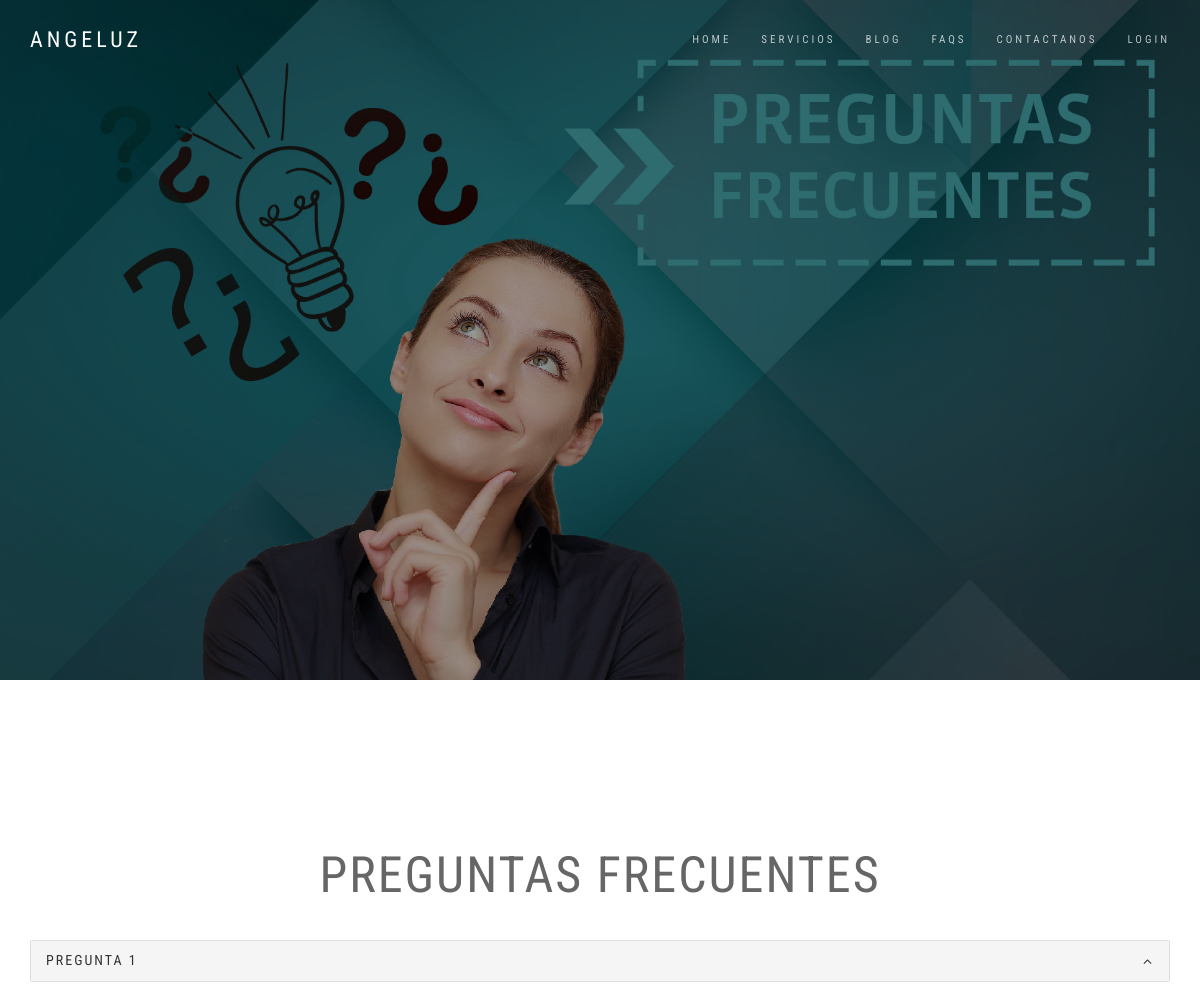
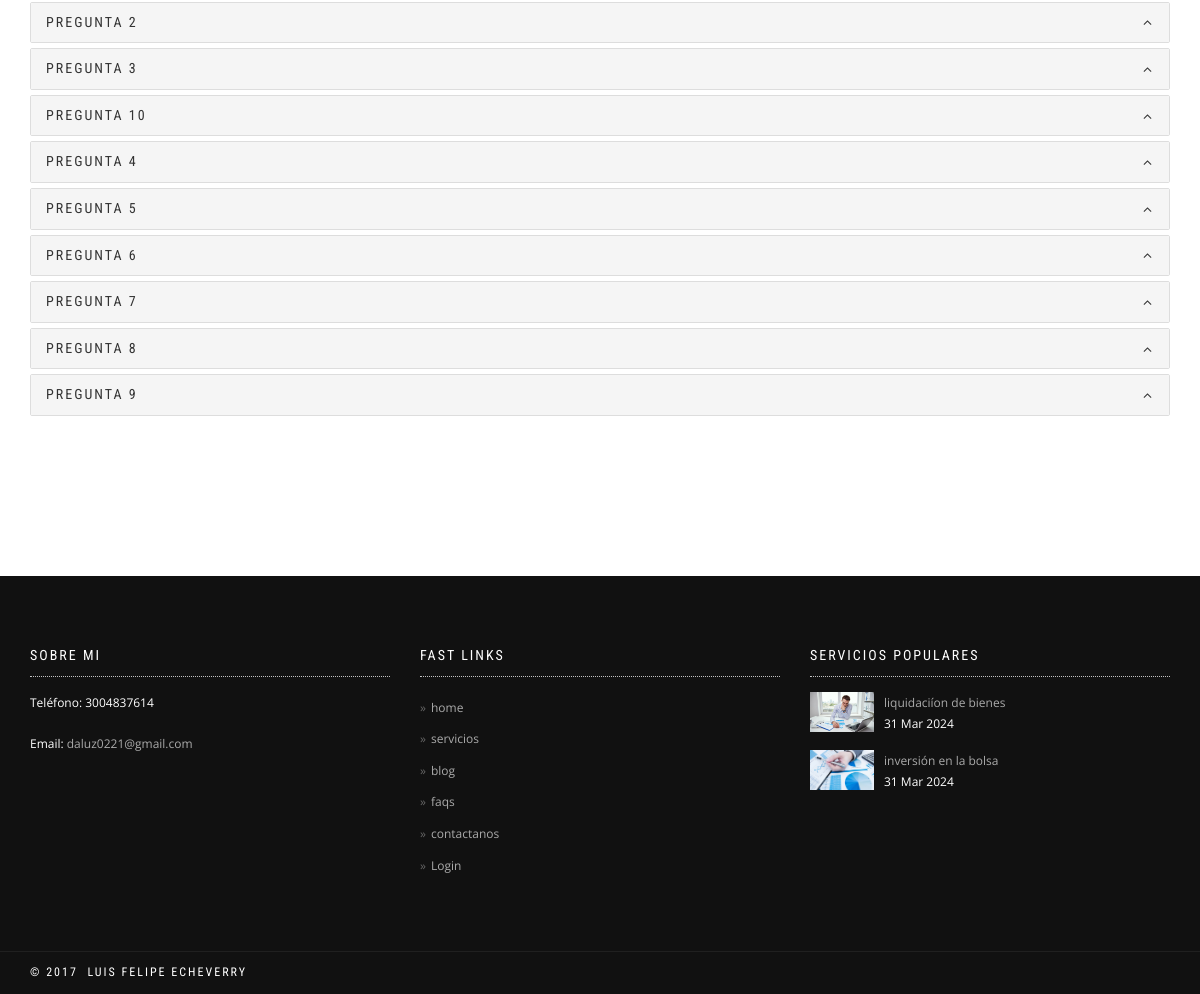
The page /faqs/ on the database its author committed (2 pictures, top to bottom).
### aplications/home/models.py (models this page shows, shortened)
class InfoHome(models.Model):
    webTitle = models.CharField(max_length=200, verbose_name='Título de la web', help_text='texto que se mostrará en la pestaña del navegador')
    logoHome = models.ImageField(verbose_name='Logo de la web', upload_to='home', blank=True, null=True)
    eslogan = models.CharField(max_length=200, verbose_name='Eslogan', blank=True, null=True)
    active = models.BooleanField(verbose_name='Activo', default=False)
    phone = models.CharField(max_length=200, verbose_name='Teléfono', blank=True, null=True)
    whatsapp = models.IntegerField(max_length=200, verbose_name='whatsapp', blank=True, null=True)
    email = models.EmailField(verbose_name='Correo electrónico', blank=True, null=True)
    mainUrl = models.URLField(verbose_name='URL principal', blank=True, null=True)
    created = models.DateTimeField(auto_now_add=True, verbose_name='Fecha de creación')
    updated = models.DateTimeField(auto_now=True, verbose_name='Fecha de edición')
    objects = InfoHomeManager()
    class Meta:
        verbose_name = 'información general'
        verbose_name_plural = 'información general'
        ordering = ['-created']

class HeaderLinks(models.Model):
    name = models.CharField(max_length=200, verbose_name='Nombre')
    url = models.URLField(verbose_name='URL', blank=True, null=True)
    orden = models.SmallIntegerField(verbose_name='Orden', default=0)
    active = models.BooleanField(verbose_name='Activo', default=False)
    created = models.DateTimeField(auto_now_add=True, verbose_name='Fecha de creación')
    updated = models.DateTimeField(auto_now=True, verbose_name='Fecha de edición')
    objects = HeaderLinksManager()
    class Meta:
        verbose_name = 'enlace del menú'
        verbose_name_plural = 'enlaces del menú'
        ordering = ['-orden']

class Pagina(models.Model):
    SECTION_CHOICES = [
        ('1', 'servicios'),
        ('2', 'sobre nosotros'),
        ('3', 'preguntas frecuentes'),
        ('4', 'blog'),
        ('5', 'contacto'),
    ]
    codigo = models.CharField(max_length=1, verbose_name='Código', choices=SECTION_CHOICES)
    encabezado = models.CharField(max_length=200, verbose_name='Encabezado', blank=True, null=True)
    description = models.TextField(verbose_name='Descripción', blank=True, null=True)
    active = models.BooleanField(verbose_name='Activo', default=True)
    created = models.DateTimeField(auto_now_add=True, verbose_name='Fecha de creación')
    updated = models.DateTimeField(auto_now=True, verbose_name='Fecha de edición')
    class Meta:
        verbose_name = 'página'
        verbose_name_plural = 'páginas'
        ordering = ['-created']

### aplications/faq/models.py (models this page shows, shortened)
class Faq(models.Model):
    question = models.CharField(max_length=200, verbose_name='Pregunta')
    answer = models.TextField(verbose_name='Respuesta')
    active = models.BooleanField(verbose_name='Activo', default=True)
    orden = models.PositiveIntegerField(verbose_name='Orden', default=0)
    showHome = models.BooleanField(verbose_name='Mostrar en Home', default=True)
    created = models.DateTimeField(auto_now_add=True, verbose_name='Fecha de creación')
    updated = models.DateTimeField(auto_now=True, verbose_name='Fecha de edición')
    objects = FaqsManager()
    class Meta:
        verbose_name = 'pregunta frecuente'
        verbose_name_plural = 'preguntas frecuentes'
        ordering = ['-created']

### aplications/service/models.py (models this page shows, shortened)
class Service(models.Model):
    title = models.CharField(max_length=200, verbose_name='Título')
    subtitle = models.CharField(max_length=200, verbose_name='Subtítulo', blank=True, null=True)
    summary = models.TextField(verbose_name='Resumen', blank=True, null=True)
    description = RichTextUploadingField('Contenido')
    slug = models.SlugField(verbose_name='Slug', unique=True)
    icon = models.CharField(max_length=200, verbose_name='Icono',blank=True, null=True , help_text='Usar una clase de Fontawesome, consultar los iconos en https://fontawesome.com/search?m=free&o=r, icon que se verá en la home')
    image = models.ImageField(verbose_name='Imagen', upload_to='services', blank=True, null=True)
    active = models.BooleanField(verbose_name='Activo', default=True)
    destacado = models.BooleanField(verbose_name='Destacado', default=False)
    showHome = models.BooleanField(verbose_name='Mostrar en Home', default=True)
    created = models.DateTimeField(auto_now_add=True, verbose_name='Fecha de creación')
    updated = models.DateTimeField(auto_now=True, verbose_name='Fecha de edición')
    objects = ServiceManager()
    class Meta:
        verbose_name = 'servicio'
        verbose_name_plural = 'servicios'
        ordering = ['-created']

### aplications/faq/views.py (the view)
class FaqView(ListView):
    template_name = "faq/faqs.html"
    queryset = Faq.objects.activos()
    def get_context_data(self, **kwargs):
        context = super(FaqView, self).get_context_data(**kwargs)
        context['background'] = Background.objects.background_page("2")
        context['faqs'] =Faq.objects.activos()
        context['section'] = Pagina.objects.get(codigo='3')
        return context

### aplications/context_processor.py (called while the page is built)
def header_and_footer(request):
    links = HeaderLinks.objects.get_menu_links()
    infoHome = InfoHome.objects.activo()
    hotServices = Service.objects.hot_services()
    whatsapp = InfoHome.objects.get_whatsapp()
    main_url = InfoHome.objects.get_main_url()
    return {
        'media_url': '/media/',
        'menu_header': links,
        'infoHome': infoHome,
        'hotServices': hotServices,
        'whatsapp': whatsapp,
        'main_url': main_url,
    }

### aplications/faq/managers.py (called while the page is built)
    def activos(self):
        return self.filter(
            active=True,
        ).order_by('orden')

### aplications/home/managers.py (called while the page is built)
    def background_page(self, page):
        return self.filter(
            active=True,
            pagina=page,
        ).first()

    def get_menu_links(self):
        return self.filter(
            active=True,
        ).order_by('orden')

    def activo(self):
        return self.filter(
            active=True,
        ).first()

    def get_whatsapp(self):
        try:
            return self.filter(
                active=True,
            ).first().whatsapp
        except:
            return 'No hay número de whatsapp registrado'

    def get_main_url(self):
        try:
            return self.filter(
                active=True,
            ).first().mainUrl
        except:
            return 'No hay URL principal registrada'

### aplications/service/managers.py (called while the page is built)
    def hot_services(self):
        return self.filter(
            active=True,
            destacado=True,
        ).order_by('created')

### templates/faq/faqs.html
{% extends 'base.html' %}
{% block content %}
    {% include 'modulos/backgrounds/v1.html' %}
    {% include 'modulos/faqs/v1.html' with info=faqs %}
{% endblock content %}

### templates/includes/header_v1.html (shortened to what this page needs)
{% load static %}
<nav class="navbar navbar-custom navbar-fixed-top navbar-transparent" role="navigation">
    <div class="container">
      <div class="navbar-header">
        <a class="navbar-brand" href="{{ main_url}}">{{ infoHome.eslogan }}</a>
      </div>
      <div class="collapse navbar-collapse" id="custom-collapse">
        <ul class="nav navbar-nav navbar-right">
          {% for link  in menu_header %}
              {% if user.is_authenticated %}
                {% if "Login" in link.name %}
                  <li class="dropdown">
                    <a href="{% url 'users_app:user-logout' %}">Logout</a>
                  </li>
                {% else %}
                  <li class="dropdown">
                    <a href="{{ link.url }}">{{link.name}}</a>
                  </li>
                {% endif %}
            {% else %}
                <li class="dropdown">
                  <a href="{{ link.url }}">{{link.name}}</a>
                </li>
            {% endif %}
          {% endfor %}
        </ul>
      </div>
    </div>
  </nav>

### templates/modulos/faqs/v1.html (shortened to what this page needs)
<section class="module">
    <div class="container">
      <div class="row">
        <h2 class="font-alt mb-30" style="text-align: center;font-size: 5rem;">{{ section.encabezado }}</h2>
        <div class="col-sm-12">
          <div class="panel-group" id="accordion">
            {% for faq in faqs %}
                <div class="panel panel-default">
                <div class="panel-heading">
                    <h4 class="panel-title font-alt"><a data-toggle="collapse" data-parent="#accordion" href="#{{faq.question|cut:" "}}">{{ faq.question }}</a></h4>
                </div>
                </div>
            {% endfor %}
          </div>
        </div>
      </div>
    </div>
  </section>

### templates/includes/footer.html (shortened to what this page needs)
<div class="module-small bg-dark">
    <div class="container">
      <div class="row">
        <div class="col-sm-4">
          <div class="widget">
            <h5 class="widget-title font-alt">Sobre mi</h5>
            <p>Teléfono: {{ infoHome.phone }}</p>
            <p>Email: <a href="mailto:{{infoHome.email}}">{{ infoHome.email }}</a></p>
          </div>
        </div>
        <div class="col-sm-4">
          <div class="widget">
            <h5 class="widget-title font-alt">Fast links</h5>
            <ul class="icon-list">
                {% for link in menu_header %}
                    <li><a href="{{link.url}}">{{ link.name }}</a></li>
                {% endfor %}
            </ul>
          </div>
        </div>
        <div class="col-sm-4">
          <div class="widget">
            <h5 class="widget-title font-alt">Servicios Populares</h5>
            <ul class="widget-posts">
                {% for hot_service in hotServices %}
                    <li class="clearfix">
                        <div class="widget-posts-image"><a href="{% url 'service_app:servicio_detail' hot_service.slug %}"><img src="{{ media_url }}{{ hot_service.image }}" alt="Post Thumbnail"/></a></div>
                        <div class="widget-posts-body">
                          <div class="widget-posts-title"><a href="{% url 'service_app:servicio_detail' hot_service.slug %}">{{ hot_service.title }}</a></div>
                          <div class="widget-posts-meta">{{ hot_service.created|date:"d M Y" }}</div>
                        </div>
                    </li>
                {% endfor %}
            </ul>
          </div>
        </div>
      </div>
    </div>
  </div>
  <footer class="footer bg-dark">
    <div class="container">
      <div class="row">
        <div class="col-sm-6">
          <p class="copyright font-alt">&copy; 2017&nbsp; luis Felipe Echeverry</p>
        </div>
        <div class="col-sm-6">
        </div>
      </div>
    </div>
  </footer>

### static/css/style.css (style rules this page uses)
html { overflow-y: scroll; overflow-x: hidden; -ms-overflow-style: scrollbar; }
body { background: #fff; font: 400 12px/1.8 "Open Sans", sans-serif; color: #666; -webkit-font-smoothing: antialiased; }
img { max-width: 100%; height: auto; }
a, .btn { transition: all 0.125s ease-in-out 0s; }
.btn, .well, .panel, .progress, .form-control, .form-control:hover, .form-control:focus, .navbar-custom .dropdown-menu { box-shadow: none; }
.well, .label, .alert, .progress, .form-control, .modal-content, .panel-heading, .panel-group .panel, .nav-tabs > li > a, .nav-pills > li > a { border-radius: 2px; }
.module, .module-small { position: relative; padding: 140px 0; background-repeat: no-repeat; background-position: 50% 50%; background-size: cover; }
.module-small { padding: 70px 0; }
.bg-dark, .bg-dark-30, .bg-dark-60, .bg-dark-90, .bg-dark .module-title, .bg-dark-30 .module-title, .bg-dark-60 .module-title, .bg-dark-90 .module-title, .bg-dark .module-subtitle, .bg-dark-30 .module-subtitle, .bg-dark-60 .module-subtitle, .bg-dark-90 .module-subtitle, .bg-dark .alt-module-subtitle h5, .bg-dark-30 .alt-module-subtitle h5, .bg-dark-60 .alt-module-subtitle h5, .bg-dark-90 .alt-module-subtitle h5 { color: #fff; }
.bg-dark { background: #111; }
.mb-30 { margin-bottom: 30px !important; }
a { color: #111; }
.bg-dark a { color: #aaa; }
h1, h2, h3, h4, h5, h6 { line-height: 1.4; font-weight: 400; }
p, ol, ul, blockquote { margin: 0 0 20px; }
.font-alt { font-family: "Roboto Condensed", sans-serif; text-transform: uppercase; letter-spacing: 2px; }
.navbar-custom { background-color: rgba(10, 10, 10, 0.9); border: 0; border-radius: 0; z-index: 1000; font-family: "Roboto Condensed", sans-serif; text-transform: uppercase; letter-spacing: 3px; font-size: 11px; transition: background, padding 0.4s ease-in-out 0s; }
.navbar a { transition: color 0.125s ease-in-out 0s; }
.navbar-custom .navbar-brand { letter-spacing: 4px; font-weight: 400; font-size: 22px; color: #fff; }
.navbar-custom .nav li > a { position: relative; color: rgba(255, 255, 255, 0.7); }
.footer { padding: 10px 0; }
.footer .copyright { margin: 0; }
.panel-title { font-size: 14px; }
.panel-heading a { position: relative; display: block; }
.panel-heading a:after { position: absolute; content: "\f106"; top: 50%; right: 0px; font-family: "FontAwesome"; line-height: 1; font-size: 14px; margin-top: -7px; }
.widget .widget-title { border-bottom: 1px dotted #c2c2c2; font-size: 14px; padding: 0 0 10px; margin: 0 0 15px; }
.widget ul { list-style: none; padding: 0; margin: 0; }
.widget .icon-list li { padding: 5px 0; }
.widget .icon-list li a:before { content: "\00BB"; color: #666666; padding-right: 5px; }
.widget-posts li { margin: 0 0 15px; }
.widget-posts li:last-child { margin: 0; }
.widget-posts-image { float: left; width: 64px; }
.widget-posts-body { margin-left: 74px; }
@media (min-width: 768px) { .navbar-transparent { background: transparent; padding-bottom: 15px; padding-top: 15px; } }

### rows shown on the page
InfoHome: eslogan "ANGELUZ", phone "3004837614", email "daluz0221@gmail.com"
HeaderLinks: name "HOME", name "home"
HeaderLinks: name "SERVICIOS", name "servicios"
HeaderLinks: name "BLOG", name "blog"
HeaderLinks: name "FAQS", name "faqs"
HeaderLinks: name "CONTACTANOS", name "contactanos"
HeaderLinks: name "LOGIN", name "Login"
Pagina: encabezado "PREGUNTAS FRECUENTES"
Faq: question "PREGUNTA 1"
Faq: question "PREGUNTA 2"
Faq: question "PREGUNTA 3"
Faq: question "PREGUNTA 10"
Faq: question "PREGUNTA 4"
Faq: question "PREGUNTA 5"
Faq: question "PREGUNTA 6"
Faq: question "PREGUNTA 7"
Faq: question "PREGUNTA 8"
Faq: question "PREGUNTA 9"
Service: image (picture), title "liquidaciíon de bienes", created "31 Mar 2024"
Service: image (picture), title "inversión en la bolsa", created "31 Mar 2024"
